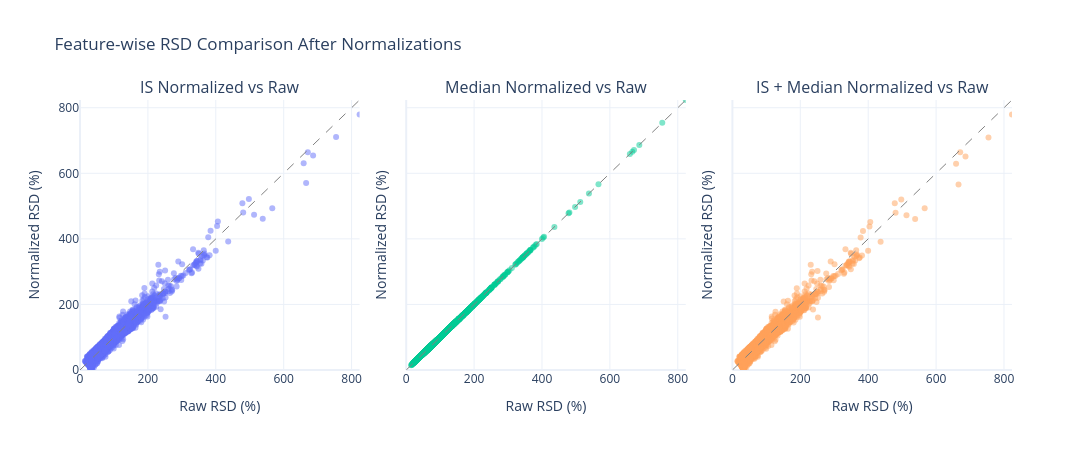

The notebook cell saved with this chart:
### Markdown cell above
### Scatter-plot of RSDs comparison (separate grids)

### Code cell
try:
    fig3 = make_subplots(rows=1, cols=3, shared_yaxes=True, horizontal_spacing=0.05,
                         subplot_titles=[
                            "IS Normalized vs Raw",
                            "Median Normalized vs Raw",
                            "IS + Median Normalized vs Raw"
                        ])
    comparisons = [
        (rsd_is, "IS Normalized"),
        (rsd_median_only, "Median Normalized (no IS)"),
        (rsd_final, "IS + Median Normalized")
    ]
    for i, (data, label) in enumerate(comparisons, start=1):
        max_val = max(rsd_raw.max(), data.max())
        fig3.add_trace(
            go.Scatter(
                x=rsd_raw,
                y=data,
                mode='markers',
                marker=dict(opacity=0.5, size=6),
                name=label
            ),
            row=1, col=i
        )
        fig3.update_xaxes(title_text="Raw RSD (%)", range=[0, max_val], row=1, col=i)
        fig3.update_yaxes(title_text="Normalized RSD (%)", range=[0, max_val], row=1, col=i)
        fig3.add_trace(
            go.Scatter(
                x=[0, max_val],
                y=[0, max_val],
                mode="lines",
                line=dict(color="gray", dash="dash", width=1),
                showlegend=False
            ),
            row=1, col=i
        )
    fig3.update_layout(
        title="Feature-wise RSD Comparison After Normalizations",
        template="plotly_white",
        width=1600,
        height=450,
        showlegend=False
    )
    fig3.show()
except Exception as e:
    print(f"ERROR during RSD scatter-plot comparison: {e}")

### Figure 1 — Plotly figure (JSON) as saved in the notebook; plotly's stock layout.template omitted (floating-point values rounded to 4 significant figures; data arrays with more than 128 entries replaced by an {"elided": "..."} marker saying what was removed)
{"data": [{"marker": {"opacity": 0.5, "size": 6}, "mode": "markers", "name": "IS Normalized", "type": "scatter", "x": {"elided": "4287 float values"}, "xaxis": "x", "y": {"elided": "4287 float values"}, "yaxis": "y"}, {"line": {"color": "gray", "dash": "dash", "width": 1}, "mode": "lines", "showlegend": false, "type": "scatter", "x": [0, 823.6], "xaxis": "x", "y": [0, 823.6], "yaxis": "y"}, {"marker": {"opacity": 0.5, "size": 6}, "mode": "markers", "name": "Median Normalized (no IS)", "type": "scatter", "x": {"elided": "4287 float values"}, "xaxis": "x2", "y": {"elided": "4287 float values"}, "yaxis": "y2"}, {"line": {"color": "gray", "dash": "dash", "width": 1}, "mode": "lines", "showlegend": false, "type": "scatter", "x": [0, 823.6], "xaxis": "x2", "y": [0, 823.6], "yaxis": "y2"}, {"marker": {"opacity": 0.5, "size": 6}, "mode": "markers", "name": "IS + Median Normalized", "type": "scatter", "x": {"elided": "4287 float values"}, "xaxis": "x3", "y": {"elided": "4287 float values"}, "yaxis": "y3"}, {"line": {"color": "gray", "dash": "dash", "width": 1}, "mode": "lines", "showlegend": false, "type": "scatter", "x": [0, 823.6], "xaxis": "x3", "y": [0, 823.6], "yaxis": "y3"}], "layout": {"annotations": [{"font": {"size": 16}, "showarrow": false, "text": "IS Normalized vs Raw", "x": 0.15, "xanchor": "center", "xref": "paper", "y": 1, "yanchor": "bottom", "yref": "paper"}, {"font": {"size": 16}, "showarrow": false, "text": "Median Normalized vs Raw", "x": 0.5, "xanchor": "center", "xref": "paper", "y": 1, "yanchor": "bottom", "yref": "paper"}, {"font": {"size": 16}, "showarrow": false, "text": "IS + Median Normalized vs Raw", "x": 0.85, "xanchor": "center", "xref": "paper", "y": 1, "yanchor": "bottom", "yref": "paper"}], "height": 450, "showlegend": false, "title": {"text": "Feature-wise RSD Comparison After Normalizations"}, "width": 1600, "xaxis": {"anchor": "y", "domain": [0, 0.3], "range": [0, 823.6], "title": {"text": "Raw RSD (%)"}}, "xaxis2": {"anchor": "y2", "domain": [0.35, 0.65], "range": [0, 823.6], "title": {"text": "Raw RSD (%)"}}, "xaxis3": {"anchor": "y3", "domain": [0.7, 1], "range": [0, 823.6], "title": {"text": "Raw RSD (%)"}}, "yaxis": {"anchor": "x", "domain": [0, 1], "range": [0, 823.6], "title": {"text": "Normalized RSD (%)"}}, "yaxis2": {"anchor": "x2", "domain": [0, 1], "matches": "y", "range": [0, 823.6], "showticklabels": false, "title": {"text": "Normalized RSD (%)"}}, "yaxis3": {"anchor": "x3", "domain": [0, 1], "matches": "y", "range": [0, 823.6], "showticklabels": false, "title": {"text": "Normalized RSD (%)"}}}}
